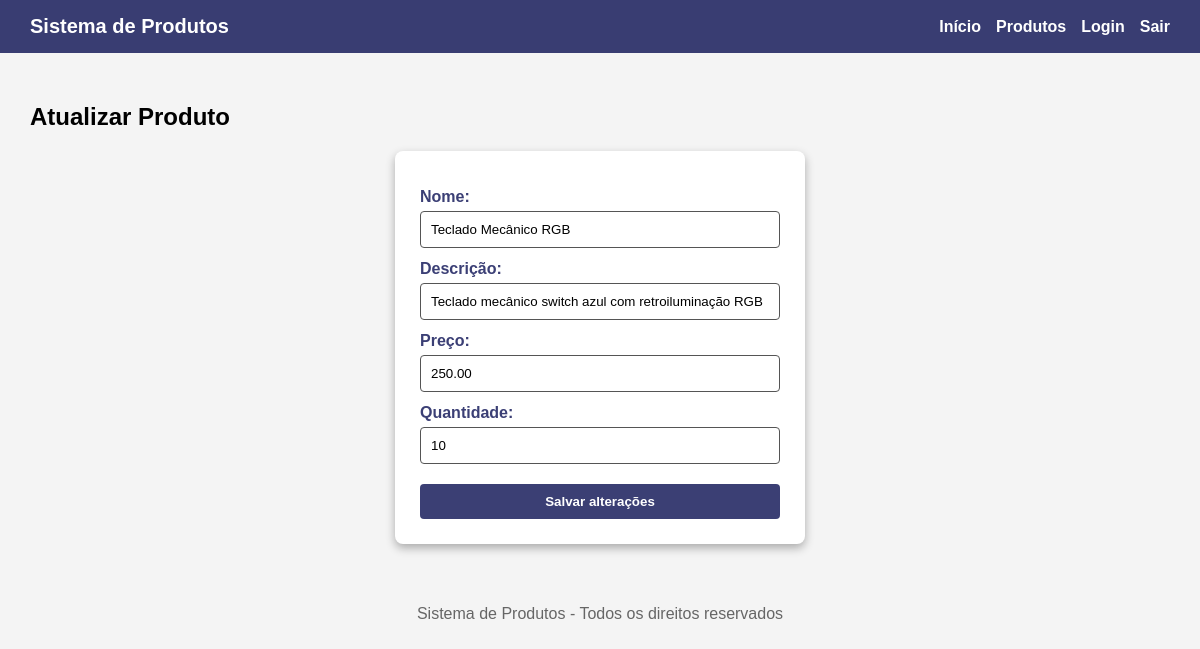
The app's page /produtos/atualizar.php?id=1 (signed in) with its own data.
### tables this page shows
CREATE TABLE `produtos` (
  `id` int(11) NOT NULL,
  `nome` varchar(100) NOT NULL,
  `descricao` varchar(255) NOT NULL,
  `preco` decimal(10,2) NOT NULL,
  `quantidade` int(11) NOT NULL
);

### produtos/atualizar.php (the view, shortened to what this page needs)
<?php
require __DIR__ . '/../conexao.php';
if ($_SERVER['REQUEST_METHOD'] == 'POST') {
    $id = $_POST['id'];
    $nome = $_POST['nome'];
    $descricao = $_POST['descricao'];
    $preco = $_POST['preco'];
    $quantidade = $_POST['quantidade'];
    $sql = "UPDATE produtos SET
            nome = '$nome',
            descricao = '$descricao',
            preco = '$preco',
            quantidade = '$quantidade'
            WHERE id = '$id'";
    mysqli_query($conexao, $sql);
    header('Location: listar.php');
    exit;
} else {
    $id = $_GET['id'];
    $sql = "SELECT * FROM produtos WHERE id = '$id'";
    $resultado = mysqli_query($conexao, $sql);
    $produto = mysqli_fetch_assoc($resultado);
}
?>
<?php require __DIR__ . '/../cabecalho.php'; ?>
<main>
    <h2>Atualizar Produto</h2>
    <form action="atualizar.php" method="POST">
        <label>Nome:</label>
        <input type="text" name="nome" value="<?php echo $produto['nome']; ?>"><br>
        <label>Descrição:</label>
        <input type="text" name="descricao" value="<?php echo $produto['descricao']; ?>"><br>
        <label>Preço:</label>
        <input type="number" min="1" step="0.01" name="preco" value="<?php echo $produto['preco']; ?>"><br>
        <label>Quantidade:</label>
        <input type="number" min="1" max="10000" name="quantidade" value="<?php echo $produto['quantidade']; ?>"><br>
        <button type="submit">Salvar alterações</button>
    </form>
</main>
<?php require __DIR__ . '/../rodape.php'; ?>

### css/style.css (style rules this page uses)
body { font-family: Arial, sans-serif; margin: 0; background-color: #f4f4f4; min-height: 100vh; }
main { padding: 30px; }
form { width: 100%; max-width: 360px; background: white; color: #111657d2; padding: 25px; border-radius: 8px; box-shadow: 0 4px 10px rgba(0, 0, 0, 0.3); margin: 0 auto; }
form label { display: block; margin-top: 12px; font-weight: bold; }
form input, form textarea { width: 100%; padding: 10px; margin-top: 5px; box-sizing: border-box; border: 1px solid #555; background-color: #ffffff; color: #000; border-radius: 4px; }
form button { margin-top: 20px; padding: 10px 16px; background: #111657d2; color: white; border: none; border-radius: 4px; cursor: pointer; width: 100%; font-weight: bold; }

### records on screen
produtos: nome "Teclado Mecânico RGB", descricao "Teclado mecânico switch azul com retroiluminação RGB", preco "250.00", quantidade "10"
